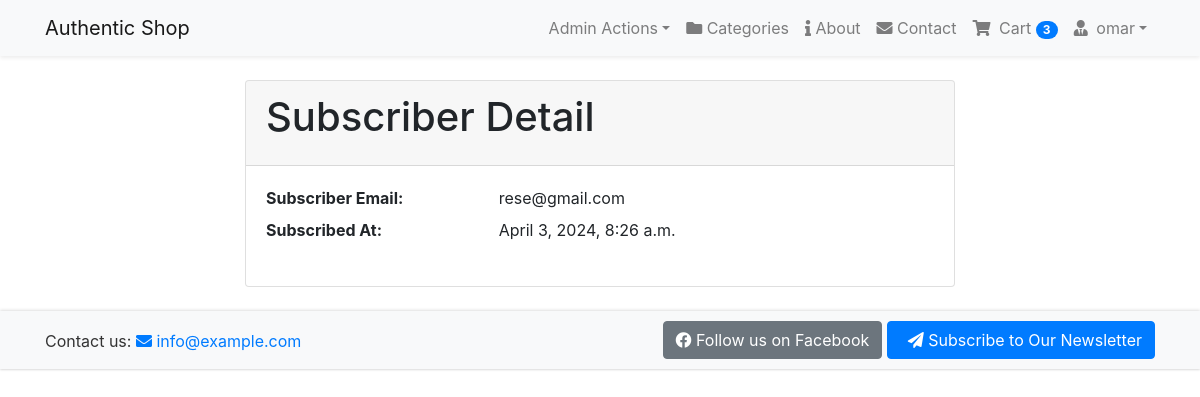
The page /subscriber/1/ (signed in) on the database its author committed.
### accounts/models.py (models this page shows, shortened)
class User(AbstractBaseUser, PermissionsMixin):
    email = models.EmailField(unique=True, null=False)
    is_staff = models.BooleanField(
        gettext_lazy('staff status'),
        default=False,
        help_text=gettext_lazy('Designates whether the user can log in this site')
    )
    is_active = models.BooleanField(
        gettext_lazy('active'),
        default=True,
        help_text=gettext_lazy('Designates whether this user should be treated as active. Unselect this instead of deleting accounts')
    )
    USERNAME_FIELD = 'email'
    objects = MyUserManager()

class Profile(models.Model):
    user = models.OneToOneField(User, on_delete=models.CASCADE, related_name='profile')
    username = models.CharField(max_length=264, blank=True)
    full_name = models.CharField(max_length=264, blank=True)
    address_1 = models.TextField(max_length=300, blank=True)
    city = models.CharField(max_length=50, blank=True)
    zipcode = models.CharField(max_length=12, blank=True)
    country = models.CharField(max_length=50, blank=True)
    phone = models.CharField(max_length=25, blank=True)
    date_joined = models.DateTimeField(auto_now_add=True)

### order/models.py (models this page shows, shortened)
class Order(models.Model):
    orderItems = models.ManyToManyField(Cart)
    user = models.ForeignKey(settings.AUTH_USER_MODEL, on_delete=models.CASCADE)
    ordered = models.BooleanField(default=False)
    created = models.DateTimeField(auto_now_add=True)
    paymentId = models.CharField(max_length=264, blank=True, null=True)
    orderId = models.CharField(max_length=200, blank=True, null=True)

### newsletter/models.py (models this page shows, shortened)
class Subscriber(models.Model):
    email = models.EmailField(unique=True)
    subscribed_at = models.DateTimeField(auto_now_add=True)

### newsletter/views.py (the view)
# urls.py: path('subscriber/<int:pk>/', views.SubscriberDetailView.as_view(), name='subscriber_detail'),
class SubscriberDetailView(DetailView):
    model = Subscriber
    template_name = 'newsletter/subscriber_detail.html'
    context_object_name = 'subscriber'

### order/templatetags/cart_tag.py (called while the page is built)
@register.filter
def cart_total(user):  # It will take a parameter as user.
    order = Order.objects.filter(user=user, ordered=False)  # It will check the orders without payment for this user.
    if order.exists():
        return order[0].orderItems.count()  # To convert the order from tuple/list to single object we use [0].
    else:
        return 0

### templates/newsletter/subscriber_detail.html
{% extends 'base.html' %}
{% block content %}
<div class="container my-4">
    <div class="row">
        <div class="col-md-2"></div>
        <div class="col-md-8">
            <div class="card">
                <div class="card-header">
                    <h1 class="card-title">Subscriber Detail</h1>
                </div>
                <div class="card-body">
                    <div class="row">
                        <div class="col-md-12">
                            <dl class="row">
                                <dt class="col-sm-4">Subscriber Email:</dt>
                                <dd class="col-sm-8">{{ subscriber.email }}</dd>
                                <dt class="col-sm-4">Subscribed At:</dt>
                                <dd class="col-sm-8">{{ subscriber.subscribed_at }}</dd>
                            </dl>
                        </div>
                    </div>
                </div>
            </div>
        </div>
    </div>
</div>
{% endblock %}

### templates/navbar.html (shortened to what this page needs)
{% load cart_tag %}
<nav class="navbar navbar-expand-lg navbar-light bg-light shadow-sm">
    <div class="container">
        <a class="navbar-brand" href="{% url 'shop:home' %}">Authentic Shop</a>
        <div class="collapse navbar-collapse" id="navbarSupportedContent">
            <ul class="navbar-nav ml-auto align-items-center">
                {% if user.is_authenticated and user.is_staff %}
                <li class="nav-item dropdown">
                    <a class="nav-link dropdown-toggle" href="#" id="adminDropdown" role="button"
                        data-toggle="dropdown" aria-haspopup="true" aria-expanded="false">
                        Admin Actions</a>
                </li>
                {% endif %}
                <li class="nav-item">
                    <a href="{% url 'shop:category_list' %}" class="nav-link">
                        <i class="fas fa-folder"></i> Categories</a>
                </li>
                <li class="nav-item">
                    <a href="{% url 'newsletter:about' %}" class="nav-link">
                        <i class="fas fa-info"></i> About</a>
                </li>
                <li class="nav-item">
                    <a href="{% url 'newsletter:contact' %}" class="nav-link">
                        <i class="fas fa-envelope"></i> Contact</a>
                </li>
                {% if request.user.is_authenticated %}
                <li class="nav-item">
                    <a href="{% url 'order:cart' %}" class="nav-link position-relative">
                        <i class="fa fa-shopping-cart mr-1"></i> Cart
                        <span class="badge badge-pill badge-primary cart-badge">{{ request.user|cart_total }}</span>
                    </a>
                </li>
                <li class="nav-item dropdown">
                    <a class="nav-link dropdown-toggle" href="#" id="navbarDropdown" role="button"
                        data-toggle="dropdown" aria-haspopup="true" aria-expanded="false">
                        <i class="fas fa-user-tie mr-1"></i> {{ request.user.profile.username }}</a>
                </li>
                {% else %}
                <li class="nav-item">
                    <a href="{% url 'accounts:login' %}" class="nav-link btn btn-primary text-white">
                        <i class="fas fa-sign-in-alt mr-1"></i> Login
                    </a>
                </li>
                {% endif %}
            </ul>
        </div>
    </div>
</nav>

### rows shown on the page
User: user|cart_total "3", user.profile.username "omar"
Subscriber: email "rese@gmail.com", subscribed_at "April 3, 2024, 8:26 a.m."
